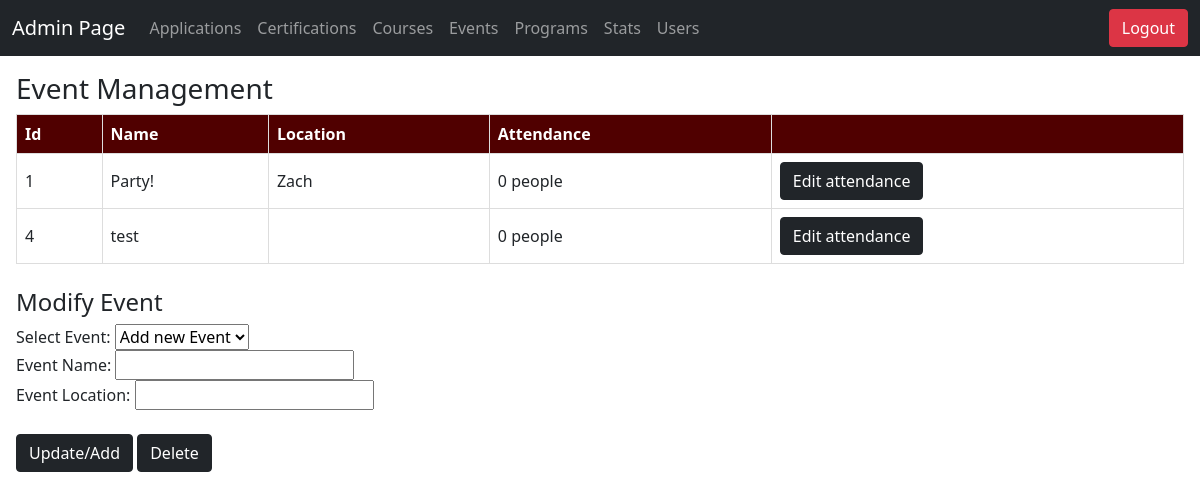
The app's page /admin/events.php (signed in), older data.
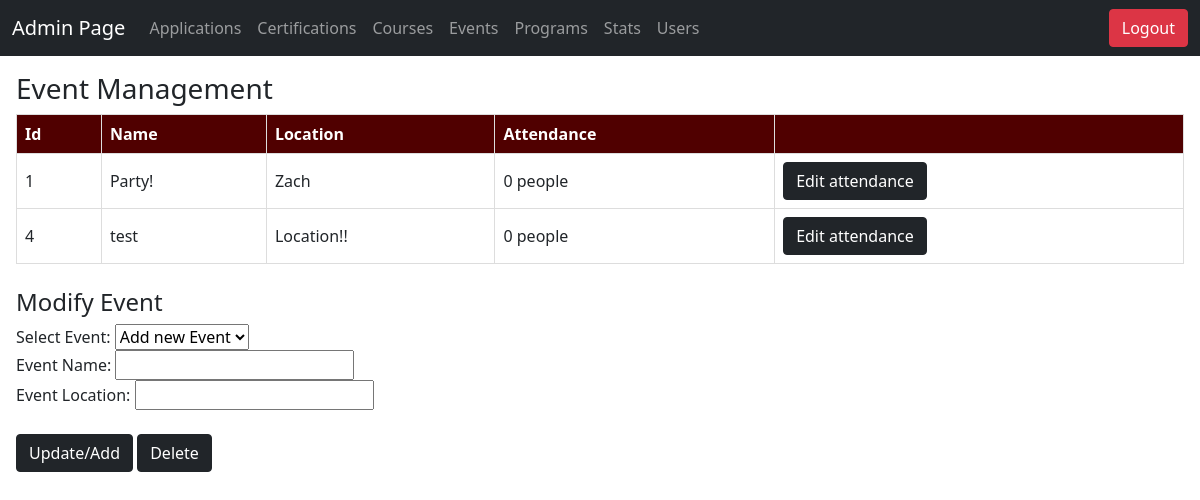
The same page, newer data.
### tables this page shows
CREATE TABLE `events` (
  `event_id` int(11) NOT NULL,
  `prog_id` int(11) NOT NULL,
  `event_name` varchar(128) NOT NULL,
  `event_location` varchar(128) NOT NULL
);

### utils/helpers.php (called while the page is built, shortened)
<?php
function getAllRecords($conn, $tableName, $id = null, $join_table = null, $join_on = null)
{
    if ($join_table && $join_on) {
        $sql = "SELECT * FROM $tableName
                JOIN $join_table ON $tableName.$join_on = $join_table.$join_on
                WHERE $tableName.user_id = '$id'";
    } elseif ($id) {
        $sql = "SELECT * FROM $tableName WHERE user_id = '$id'";
    } else {
        $sql = "SELECT * FROM $tableName";
    }
    $result = $conn->query($sql);
    $records = array();
    while ($row = $result->fetch_assoc()) {
        $records[] = $row;
    }
    return $records;
}
?>

### admin/events.php (the view, shortened to what this page needs)
<?php
require_once "../utils/connect.php";
require "../utils/notification.php";
require "../utils/helpers.php";
$events = getAllRecords($conn, 'events');
?>
<!DOCTYPE html>
<html lang="en">
<head>
    <link rel="stylesheet" href="/bootstrap-5.0.2-dist/css/bootstrap.min.css">
</head>
<body>
    <nav class="navbar navbar-expand-lg navbar-dark bg-dark">
        <div class="container-fluid">
            <span class="navbar-brand">Admin Page</span>
            <div class="collapse navbar-collapse" id="navbarNav">
                <ul class="navbar-nav">
                    <li class="nav-item">
                        <a class="nav-link" href="applications.php">Applications</a>
                    </li>
                    <li class="nav-item">
                        <a class="nav-link" href="certifications.php">Certifications</a>
                    </li>
                    <li class="nav-item">
                        <a class="nav-link" href="courses.php">Courses</a>
                    </li>
                    <li class="nav-item">
                        <a class="nav-link" href="events.php">Events</a>
                    </li>
                    <li class="nav-item">
                        <a class="nav-link" href="programs.php">Programs</a>
                    </li>
                    <li class="nav-item">
                        <a class="nav-link" href="stats.php">Stats</a>
                    </li>
                    <li class="nav-item">
                        <a class="nav-link" href="users.php">Users</a>
                    </li>
                </ul>
            </div>
            <div class="navbar-nav ms-auto">
                <a href="../utils/logout.php" class="btn btn-danger">Logout</a>
            </div>
        </div>
    </nav>
    <section>
        <h3>Event Management</h3>
        <table border="1">
            <tr>
                <th>Id</th>
                <th>Name</th>
                <th>Location</th>
                <th>Attendance</th>
                <th></th>
            </tr>
            <?php
            foreach ($events as $event) {
                echo "<tr>";
                echo "<td><span>{$event['event_id']}</span></td>";
                echo "<td><span>{$event['event_name']}</span></td>";
                echo "<td><span>{$event['event_location']}</span></td>";
                echo "<td>", $conn->execute_query('SELECT count(user_id) as count FROM attendedevents WHERE event_id = ?', [$event['event_id']])->fetch_assoc()['count'], " people </td>";
                echo "<td><a href='event_attendance.php?id={$event['event_id']}' style='right:0px;position:'><button class='btn btn-dark'>Edit attendance</button></a></td>";
                echo "</tr>";
            }
            ?>
        </table>
        <br>
        <h4>Modify Event</h4>
        <form method="post" action="<?php echo htmlspecialchars($_SERVER["PHP_SELF"]); ?>">
            <label>Select Event:</label>
            <select name="selected_record_id">
                <option value="add_new">Add new Event</option>
            </select>
            <br>
            <label>Event Name:</label>
            <input type="text" name="record_name"><br>
            <label>Event Location:</label>
            <input type="text" name="record_loc"><br>
            <br>
            <button type="submit" name="update_record" class="btn btn-dark">Update/Add</button>
            <button type="submit" name="delete_record" class="btn btn-dark">Delete</button>
        </form>
    </section>
</body>
</html>

Row changes from the older to the newer data that the page shows:
changed events "test": event_location (not shown) → "Location!!"
